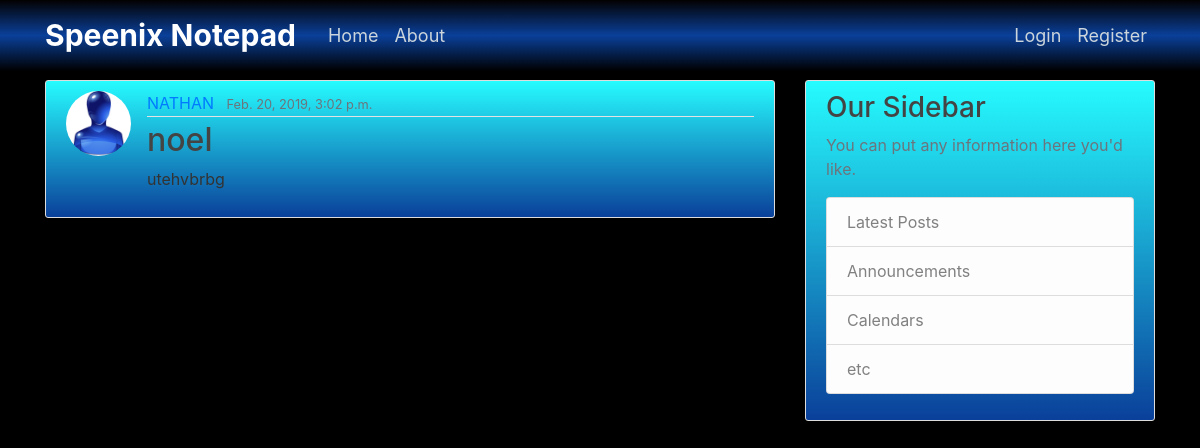
The app's page /post/18/ with its own data.
### notepad/models.py (models this page shows, shortened)
class Post(models.Model):
	title = models.CharField(max_length=100)
	content = models.TextField()
	image = models.FileField(null=True, blank=True)
	date_posted = models.DateTimeField(default=timezone.now)
	author =models.ForeignKey(User, on_delete=models.CASCADE)

### users/models.py (models this page shows, shortened)
class Profile(models.Model):
    user = models.OneToOneField(User, on_delete=models.CASCADE)
    image = models.ImageField(default='default.jpg', upload_to='profile_pics')

### notepad/views.py (the view)
# urls.py: path('post/<int:pk>/', PostDetailView.as_view(), name='post-detail'),
class PostDetailView(DetailView):
    model = Post

### notepad/templates/notepad/post_detail.html (shortened to what this page needs)
{% extends "notepad/base.html" %}
{% block content %}
		<article class="media content-section">
        <img class="rounded-circle article-img" src="{{ object.author.profile.image.url }}">
        <div class="media-body">
            <div class="article-metadata">
              <a class="mr-2" href="{% url 'profile' %}">{{ object.author }}</a>
              <small class="text-muted">{{ object.date_posted }}</small>
            </div>
            <h2 class="article-title">{{ object.title }}</h2>
            <p class="article-content">{{ object.content }}</p>
        </div>
    </article>
{% endblock %}

### notepad/static/notepad/main.css (style rules this page uses)
h1, h2, h3, h4, h5, h6 { color: #444444; }
.content-section { background: linear-gradient(#26fcff,#0A409A); padding: 10px 20px; border: 1px solid #dddddd; border-radius: 3px; margin-bottom: 20px; }
.article-title { color: #444444; }
.article-content { white-space: pre-line; }
.article-img { height: 65px; width: 65px; margin-right: 16px; }
.article-metadata { padding-bottom: 1px; margin-bottom: 4px; border-bottom: 1px solid #e3e3e3 }

### records on screen
Post: author.profile.image (placeholder picture), author "NATHAN", date_posted "Feb. 20, 2019, 3:02 p.m.", title "noel", content "utehvbrbg"
